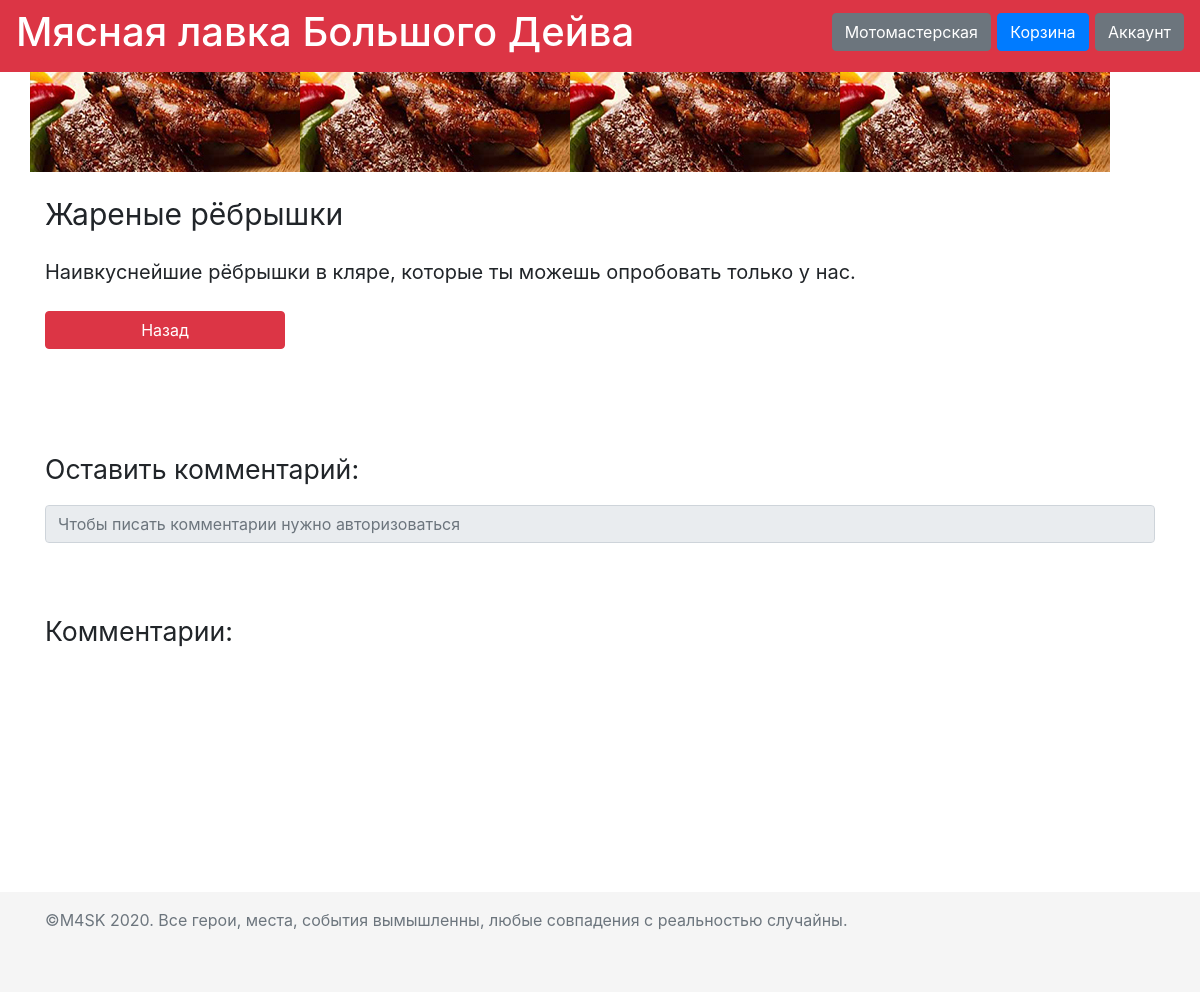
Page /eatery/1 on the earlier database version.
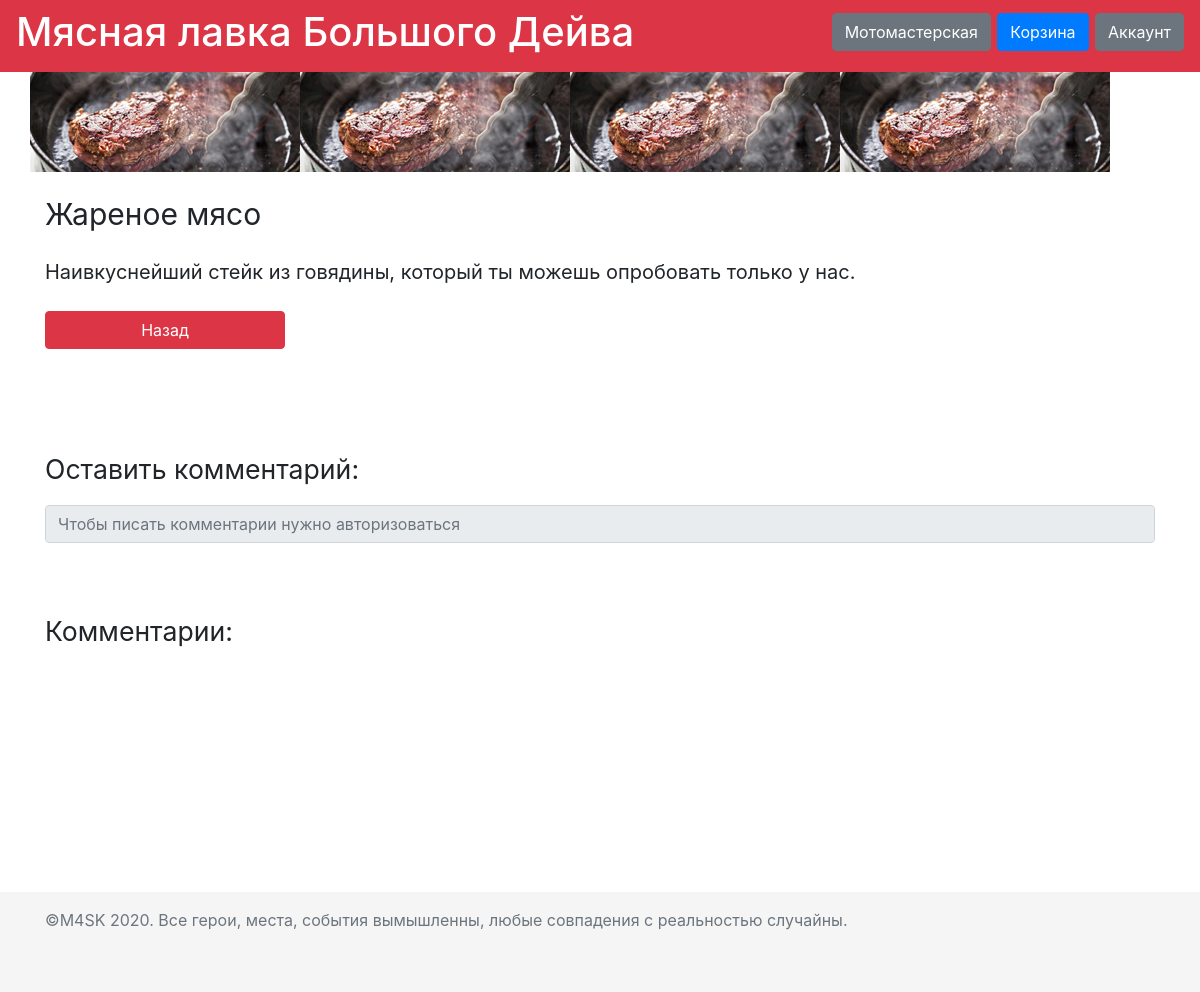
Same page on the later database version.
### data/Dish.py (models this page shows, shortened)
class Dish(SqlAlchemyBase, UserMixin, SerializerMixin):
    __tablename__ = 'dishes'
    id = sqlalchemy.Column(sqlalchemy.Integer, primary_key=True, autoincrement=True)
    photo = sqlalchemy.Column(sqlalchemy.String)
    name = sqlalchemy.Column(sqlalchemy.String, nullable=True)
    short_description = sqlalchemy.Column(sqlalchemy.String, nullable=True)
    full_description = sqlalchemy.Column(sqlalchemy.String, nullable=True)
    price = sqlalchemy.Column(sqlalchemy.Float, nullable=True)
    cart = orm.relation("Cart", back_populates='dish')
    comment = orm.relation("Comment", back_populates='dish')

### flask_app.py (the view)
    @app.route('/eatery/<int:id>', methods=['GET', 'POST'])
    def current_dish(id):
        session = db_session.create_session()
        dish = session.query(Dish).get(id)
        comment = session.query(Comment).filter(Comment.dish == dish).all()
        comment.reverse()
        if current_user.is_authenticated:
            user = session.query(User).filter(User.id == current_user.id).first()
            form = CommentForm()
            if form.validate_on_submit():
                comm = Comment(
                    text=form.comment.data,
                    dish=dish,
                    user=user
                )
                session.add(comm)
                session.commit()
                return redirect('/eatery/' + str(id))
        else:
            user = False
            form = None
        return render_template('eatery-dish.html', title=dish.name, dish=dish, comment=comment, user=user, form=form)

### data/db_session.py (called while the page is built)
def create_session() -> Session:
    global __factory
    return __factory()

### templates/eatery-dish.html (shortened to what this page needs)
{% extends "base_eatery.html" %}
{% block content %}
<div class="row">
    <img src={{ dish.photo }} alt={{ dish.photo }}>
    <img src={{ dish.photo }} alt={{ dish.photo }}>
    <img src={{ dish.photo }} alt={{ dish.photo }}>
    <img src={{ dish.photo }} alt={{ dish.photo }}>
</div>
<p style="font-size: 30px;">
    {{ dish.name }}<br>
</p>
<p style="font-size: 20px;">{{ dish.full_description }}</p>
<p>
    <a href="/eatery" class="btn btn-danger" style="width: 15rem; height: 2,5rem;">Назад</a>
</p>
<p><br><br>Оставить комментарий:</p>
{% if user %}
<div class="card" style="width: 48rem; margin: 10px;">
    <form action="" method="post">
        {{ form.hidden_tag() }}
        {{ form.csrf_token }}
        <div class="form-group row">
            <label for="staticEmail" class="col-sm-2 col-form-label">Имя</label>
            <div class="col-sm-10">
                <input type="text" readonly class="form-control-plaintext" id="staticEmail"
                       value="{{user.surname}} {{user.name}}">
            </div>
        </div>
        {{ form.comment.label }}<br>
        {{ form.comment(class="form-control") }}<br>
        {{ form.submit(type="submit", class="btn btn-danger") }}
    </form>
</div>
{% else %}
<input class="form-control" type="text" placeholder="Чтобы писать комментарии нужно авторизоваться" readonly>
{% endif %}
<br>
<br>
<p>Комментарии:</p>
{% endblock %}

### templates/base_eatery.html (shortened to what this page needs)
<!DOCTYPE html>
<html lang="en">
<head>
    <link rel="stylesheet" href="https://stackpath.bootstrapcdn.com/bootstrap/4.4.1/css/bootstrap.min.css"
>
    <link rel="stylesheet" type="text/css" href="../static/css/style.css"/>
</head>
<body>
<header>
    <nav class="navbar danger bg-danger">
        <h1>Мясная лавка Большого Дейва</h1>
        <h4>
            <a class="btn btn-secondary" href="/motorcycle_workshop">Мотомастерская</a>
            <a class="btn btn-primary" href="/cart">Корзина</a>
            <a class="btn btn-secondary" href="/profile">Аккаунт</a>
        </h4>
    </nav>
</header>
<main role="main" class="container">
    {% block content %}{% endblock %}
</main>
<footer class="footer mt-auto py-3">
    <div class="container">
        <span class="text-muted">©M4SK 2020. Все герои, места, события вымышленны, любые совпадения с реальностью случайны.</span>
    </div>
</footer>
</body>
</html>

### static/css/style.css (style rules this page uses)
h1 { color: white; font: Raleway-Bold; }
h4 { color: white; font: Raleway-Bold; }
a { color: white; font: Raleway-Bold; }
p { margin-top: 20px; font-size: 20pt; font-style: Lato-Light }
main.container { width: auto; min-height: 820px; padding: 0 15px; }
.footer { min-height: 100px; bottom: 0; left: 0; background-color: #f5f5f5; }

Differences in the rows shown:
changed Dish: photo: a different picture; name "Жареные рёбрышки" → "Жареное мясо"; full_description "Наивкуснейшие рёбрышки в кляре, которые ты можешь опробовать только у нас." → "Наивкуснейший стейк из говядины, который ты можешь опробовать только у нас."
